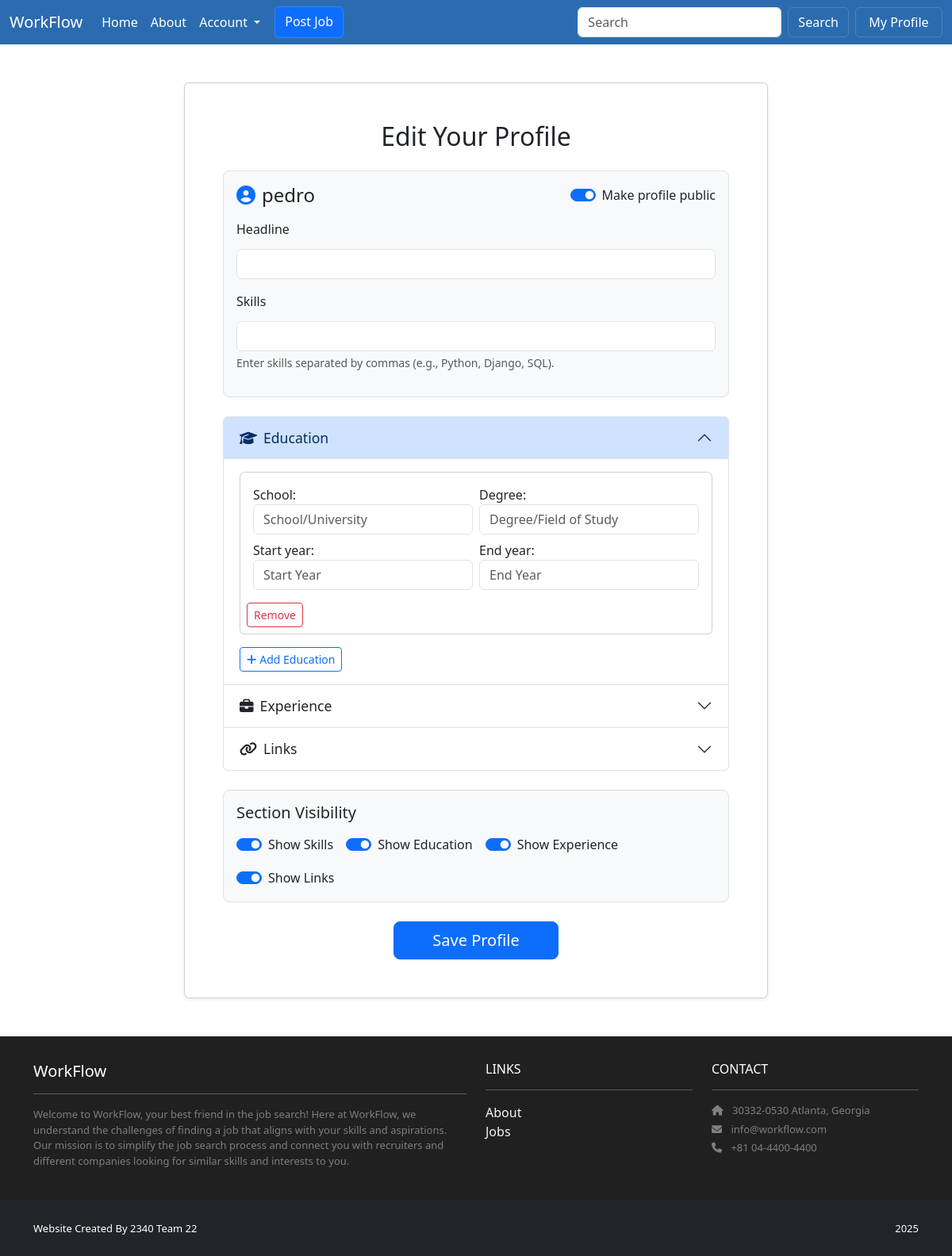
The app's page /profiles/me/edit/ (signed in), older data.
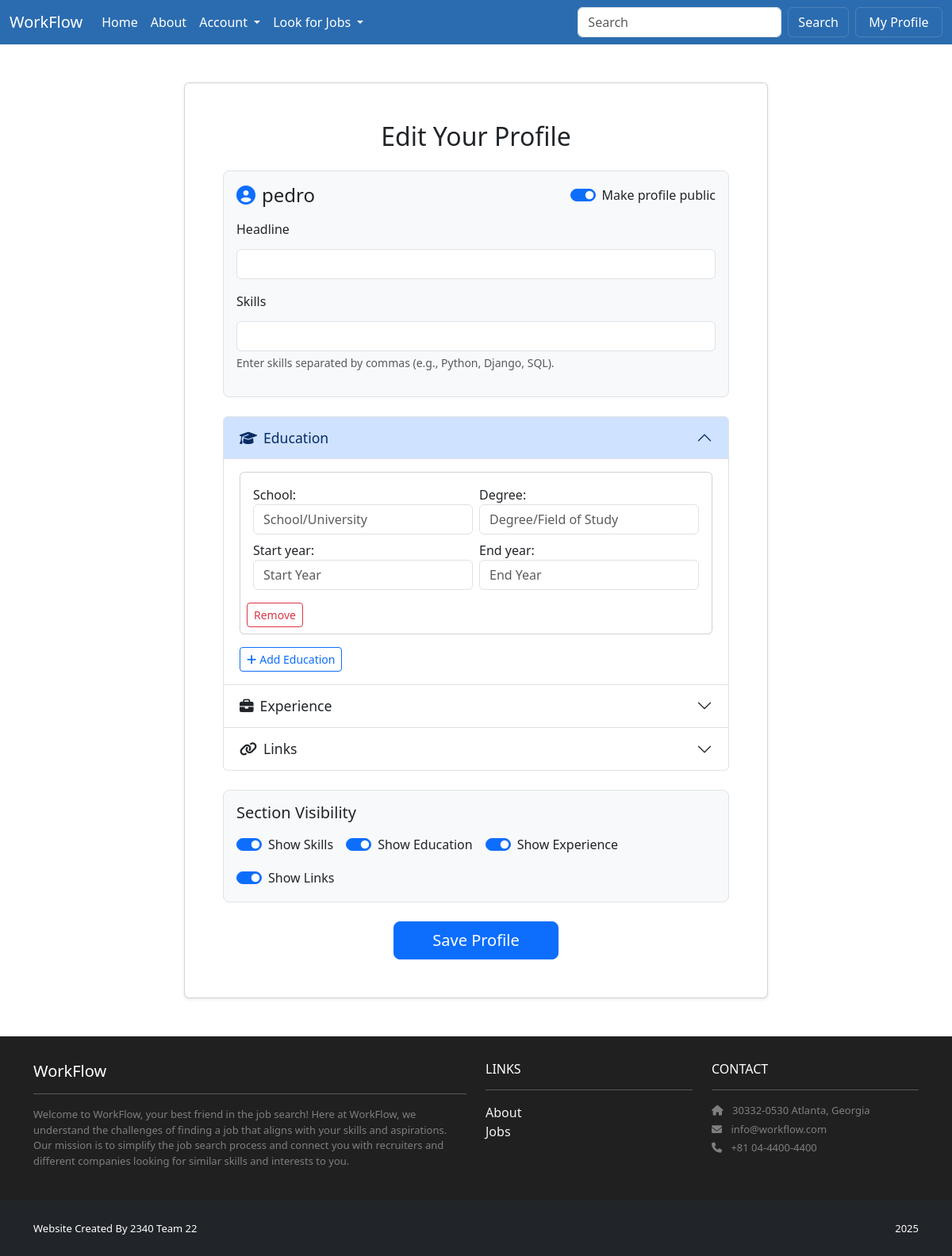
The same page, newer data.
### profiles/views.py (the view)
# urls.py: path('me/edit/', views.profile_edit, name='edit'),
@login_required
def profile_edit(request):
    profile, created = Profile.objects.get_or_create(user=request.user)
    if request.method == 'POST':
        form = ProfileForm(request.POST, instance=profile)
        edu_fs = EducationFormSet(request.POST, instance=profile)
        exp_fs = ExperienceFormSet(request.POST, instance=profile)
        link_fs = LinkFormSet(request.POST, instance=profile)
        if form.is_valid() and edu_fs.is_valid() and exp_fs.is_valid() and link_fs.is_valid():
            form.save()
            edu_fs.save()
            exp_fs.save()
            link_fs.save()
            return redirect('profiles:detail', username=request.user.username)
    else:
        form = ProfileForm(instance=profile)
        edu_fs = EducationFormSet(instance=profile)
        exp_fs = ExperienceFormSet(instance=profile)
        link_fs = LinkFormSet(instance=profile)
    return render(request, 'profiles/profile_form.html', {'form': form, 'edu_fs': edu_fs, 'exp_fs': exp_fs, 'link_fs': link_fs})

### profiles/forms.py
class ProfileForm(forms.ModelForm):
    class Meta:
        model = Profile
        fields = ['headline', 'skills', 'is_public', 'show_skills', 'show_education', 'show_experience', 'show_links']
        widgets = {
            'headline': forms.TextInput(attrs={'class': 'form-control'}),
            'skills': forms.TextInput(attrs={'class': 'form-control'}),
            'is_public': forms.CheckboxInput(attrs={'class': 'form-check-input'}),
            'show_skills': forms.CheckboxInput(attrs={'class': 'form-check-input'}),
            'show_education': forms.CheckboxInput(attrs={'class': 'form-check-input'}),
            'show_experience': forms.CheckboxInput(attrs={'class': 'form-check-input'}),
            'show_links': forms.CheckboxInput(attrs={'class': 'form-check-input'}),
        }

### accounts/models.py (called while the page is built)
    @property
    def is_seeker(self):
        return self.role == self.Roles.SEEKER

    @property
    def is_recruiter(self):
        return self.role == self.Roles.RECRUITER

### profiles/templates/profiles/profile_form.html (shortened to what the changed rows need)
{% extends 'base.html' %}
{% load static %}
{% block content %}
<div class="container my-5">
  <div class="row justify-content-center">
    <div class="col-lg-10 col-xl-8">
      <div class="card shadow-sm">
        <div class="card-body p-4 p-md-5">
          <h2 class="card-title text-center mb-4">Edit Your Profile</h2>
          <form method="post" id="profile-form">
            <div class="accordion" id="profile-formsets">
              <div class="accordion-item">
                <h2 class="accordion-header" id="heading-edu">
                  <button class="accordion-button" type="button" data-bs-toggle="collapse" data-bs-target="#collapse-edu" aria-expanded="true" aria-controls="collapse-edu">
                    <i class="fas fa-graduation-cap me-2"></i>Education
                  </button>
                </h2>
              </div>
              <div class="accordion-item">
                <h2 class="accordion-header" id="heading-exp">
                  <button class="accordion-button collapsed" type="button" data-bs-toggle="collapse" data-bs-target="#collapse-exp" aria-expanded="false" aria-controls="collapse-exp">
                    <i class="fas fa-briefcase me-2"></i>Experience
                  </button>
                </h2>
              </div>
              <div class="accordion-item">
                <h2 class="accordion-header" id="heading-links">
                  <button class="accordion-button collapsed" type="button" data-bs-toggle="collapse" data-bs-target="#collapse-links" aria-expanded="false" aria-controls="collapse-links">
                    <i class="fas fa-link me-2"></i>Links
                  </button>
                </h2>
              </div>
            </div>
          </form>
        </div>
      </div>
    </div>
  </div>
</div>
{% endblock %}

Row changes from the older to the newer data that the page shows:
changed CustomUser "pedro": role "RECRUITER" → "SEEKER" (drawn)
Text that changed along with them:
text no longer shown: "Post Job"
text now shown: "Look for Jobs"
